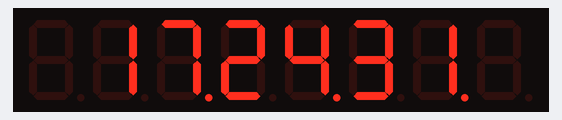
Bench run of a sketch on a simulated ESP32. Parts: 8-digit seven-segment display. WiFi joins after 1.5 s; servers stay silent unless stated; network time is answered at once with the bench clock; the local clock reads 2024-03-15 10:24:30 at power-on unless the sketch sets it; what the sketch prints to the serial monitor is not drawn.

Above: at 1.6 s.
At 2.6 s:
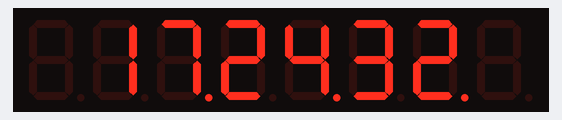
At 9.6 s:
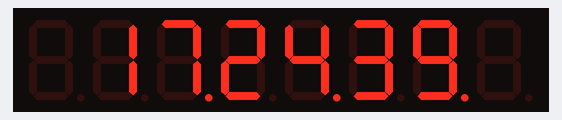
At 19.6 s:
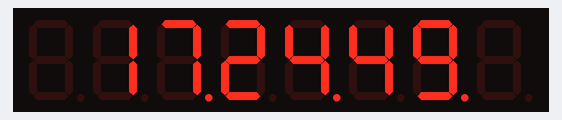
At 28.6 s:
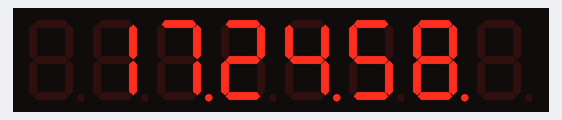
At 38.6 s:
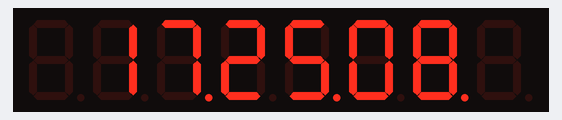

The sketch:

NTP_LED.ino
```cpp
#include <NTPClient.h>
#include <WiFi.h> // for WiFi shield
#include <WiFiUdp.h>
#include "LedControl.h"
LedControl lc = LedControl(13, 14, 12, 1);
const char *ssid     = "SunLuCiFer";
const char *password = "0827704588";
const char* ntpServerName1 = "ntp.sut.ac.th";
const char* ntpServerName2 = "time.nist.gov";
const char* ntpServerName3 = "clock.nectec.or.th";

int mainHH, mainMM, mainSS;
WiFiUDP ntpUDP;

NTPClient timeClient(ntpUDP, ntpServerName3);

void setup() {
  Serial.begin(115200);
  lc.shutdown(0, false);
  lc.setIntensity(0, 8);
  lc.clearDisplay(0);
  WiFi.begin(ssid, password);

  while ( WiFi.status() != WL_CONNECTED ) {
    delay ( 500 );
    Serial.print ( "." );
  }

  timeClient.begin();
}

void loop() {
  timeClient.update();
  Serial.print("\nThe UTC time is ");
  Serial.println(timeClient.getFormattedTime());
  Serial.print("The UTC+7:00 time is ");
  mainHH = (timeClient.getHours() + 7) % 23;
  mainMM = timeClient.getMinutes();
  mainSS = timeClient.getSeconds();

  lc.setDigit(0, 7, ' ', false);
  lc.setDigit(0, 6, mainHH / 10, false);
  lc.setDigit(0, 5, mainHH % 10, true);
  lc.setDigit(0, 4, mainMM / 10, false);
  lc.setDigit(0, 3, mainMM % 10, true);
  lc.setDigit(0, 2, mainSS / 10, false);
  lc.setDigit(0, 1, mainSS % 10, true);
  lc.setDigit(0, 0, ' ', false);
  //lc.setRow(0, 0,B00010111);

  if (mainHH < 10) Serial.print("0"); Serial.print(mainHH); Serial.print(":");
  if (mainMM < 10) Serial.print("0"); Serial.print(mainMM); Serial.print(":");
  if (mainSS < 10) Serial.print("0"); Serial.print(mainSS); Serial.println();
  delay(1000);
}
```

Measured:
- what the display in image 0 shows lasts 1.0 s, from 1.5 s to 2.5 s
